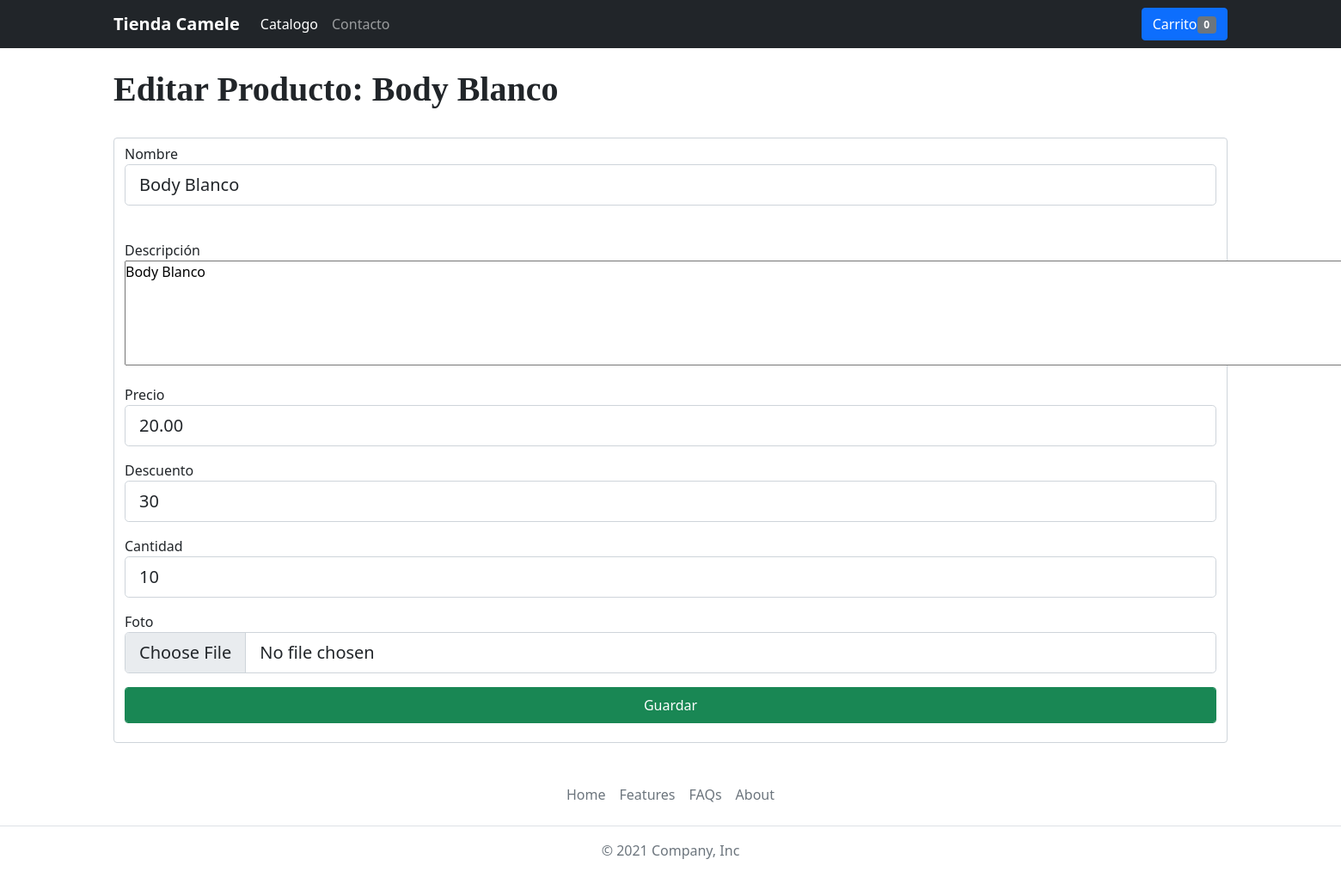
/editar-producto.php?id=1 (signed in), run on the app's committed database.
### tables this page shows
CREATE TABLE `productos` (
  `id` int(11) NOT NULL,
  `nombre` varchar(255) NOT NULL,
  `descripcion` text NOT NULL,
  `precio` decimal(10,2) NOT NULL,
  `descuento` tinyint(4) NOT NULL DEFAULT 0,
  `cantidad` int(11) NOT NULL,
  `id_categoria` int(11) NOT NULL,
  `activo` int(11) NOT NULL
);

### editar-producto.php (the view, shortened to what this page needs)
<?php require_once 'config/database.php'; ?>
<?php require_once 'layout/header.php'; ?>
<?php
    $producto_id = $_GET['id'];
	$consulta="SELECT * FROM productos WHERE id = $producto_id";
    $query = mysqli_query($db, $consulta);
    $productoadm = mysqli_fetch_array($query);
if(isset($_SESSION['usuario-adm'])):
?>
    <div class="container">
        <br>
        <h1 class="titulo-adm">Editar Producto: <?=$productoadm['nombre'] ?></h1>
        <br>
        <form action="guardar-producto.php?editar=<?=$productoadm['id']?>" method="POST" class="form-control" enctype="multipart/form-data">
            <div class="mb-3">
            <label for="nombre" >Nombre</label>
            <input class="form-control form-control-lg" type="text" name="nombre" value="<?=$productoadm['nombre']?>">
            </div>
            <br>
            <div class="mb-3">
            <label for="descripcion">Descripción</label><br>
            <textarea name="descripcion" cols="170" rows="5"><?=$productoadm['descripcion']?></textarea>
            </div>
            <div class="mb-3">
            <label for="precio">Precio</label>
            <input class="form-control form-control-lg" type="number" name="precio" value="<?=$productoadm['precio']?>">
            </div>
            <div class="mb-3">
            <label for="descuento" >Descuento</label>
            <input class="form-control form-control-lg" type="number" name="descuento" value="<?=$productoadm['descuento']?>">
            </div>
            <div class="mb-3">
            <label for="cantidad">Cantidad</label>
            <input class="form-control form-control-lg" type="number" name="cantidad" value="<?=$productoadm['cantidad']?>">
            </div>
            <div class="mb-3">
            <label for="foto">Foto</label>
            <input class="form-control form-control-lg" type="file" name="foto" >
            </div>
            <div class="mb-3">
            <input class="btn btn-success form-control form-control-lg" type="submit" value="Guardar">
            </div>
        </form>
    </div>
<?php
else:
    header('Location: index.php');
endif;
?>
<?php
    require_once 'layout/footer.php';
?>

### css/estilos.css (style rules this page uses)
* { box-sizing: border-box; margin: 0; padding: 0; }
.titulo-adm { font-family: italic; font-weight: bold; }

### data on the page
productos: nombre "Body Blanco", descripcion "Body Blanco", precio "20.00", descuento "30", cantidad "10"

### other printed values
$num_cart "0"
